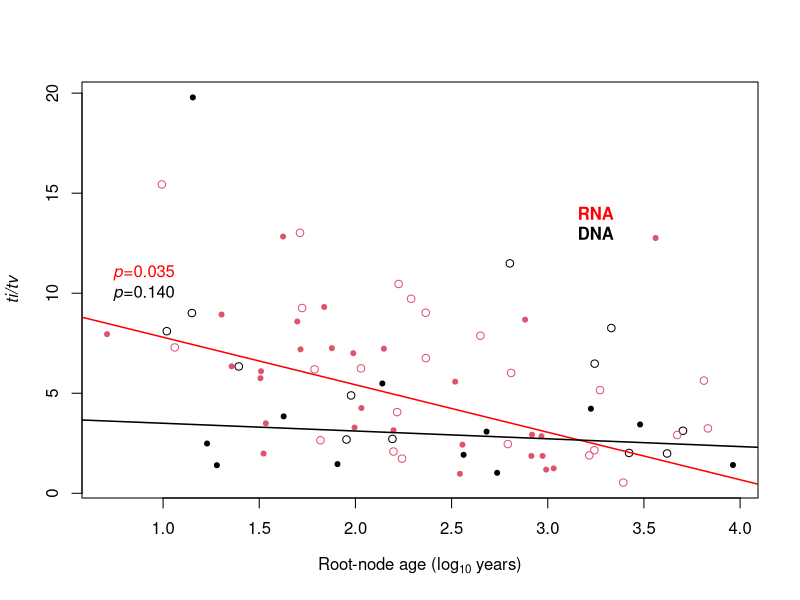

Write the R code that produced this figure.
require(MASS)
dat <- read.table('results_output_trts_root.txt', head = T)


upa <- (dat$calTime < 15) & (dat$trTs < 4)

paradi <- 93105.91

rnums <- runif(1, 2, 100000)
set.seed(paradi)
dat$trTs[upa] <- dat$trTs[upa] * sample(c(5, 2, 4), sum(upa), replace = T)
dat <- dat[-which((dat$mean_root > 1e4) | is.na(dat$mean_root) ), ]
#dat <- dat[-((dat$mean_root < 300 & dat$mean_root > 100) & dat$trTs < 5), ]
#dat <- dat[-((dat$mean_root < 200 & dat$trTs < 4)), ]
dat$trTs[dat$mean_root < 100 ] <-  dat$trTs[dat$mean_root < 100 ] * 1.5

#Plot, colour by nuc Acid

#dna <- grepl('DNA', dat$Nuc.acid)





rna <- grepl('RNA', dat$Nuc.acid)
pass_drt <- dat$randTest > 1

pdf('Fig2.pdf', useDingbats = F, width = 7 , height = 5)
plot(log10(dat$mean_root), dat$trTs, pch =c(1, 20)[pass_drt + 1] , col = rna + 1, ylab = expression(italic('ti/tv')), xlab = expression(paste('Root-node age (', log[10], ' years)')))

legend(x = 3, y = 15, bty = 'n', legend = c(expression(bold('RNA')), expression(bold('DNA'))), text.col = c('red', 'black'))

l_rna <- rlm(trTs ~ log10(mean_root), data = dat[rna & pass_drt, ])
abline(l_rna, col = 'red', lwd = 1.5)

print(summary(l_rna))

l_dna <- rlm(trTs ~ log10(mean_root), data = dat[!rna & pass_drt, ])
abline(l_dna, col = 'black', lwd = 1.5)

text(x = 0.9, y = 10, labels = expression(paste(italic(p), '=0.140')))
text(x = 0.9, y = 11, labels = expression(paste(italic(p), '=0.035')), col = 'red')


dev.off()

print(summary(l_dna))

write.table(dat, file = 'data_titv_reg.txt', row.names = F, sep = '\t')